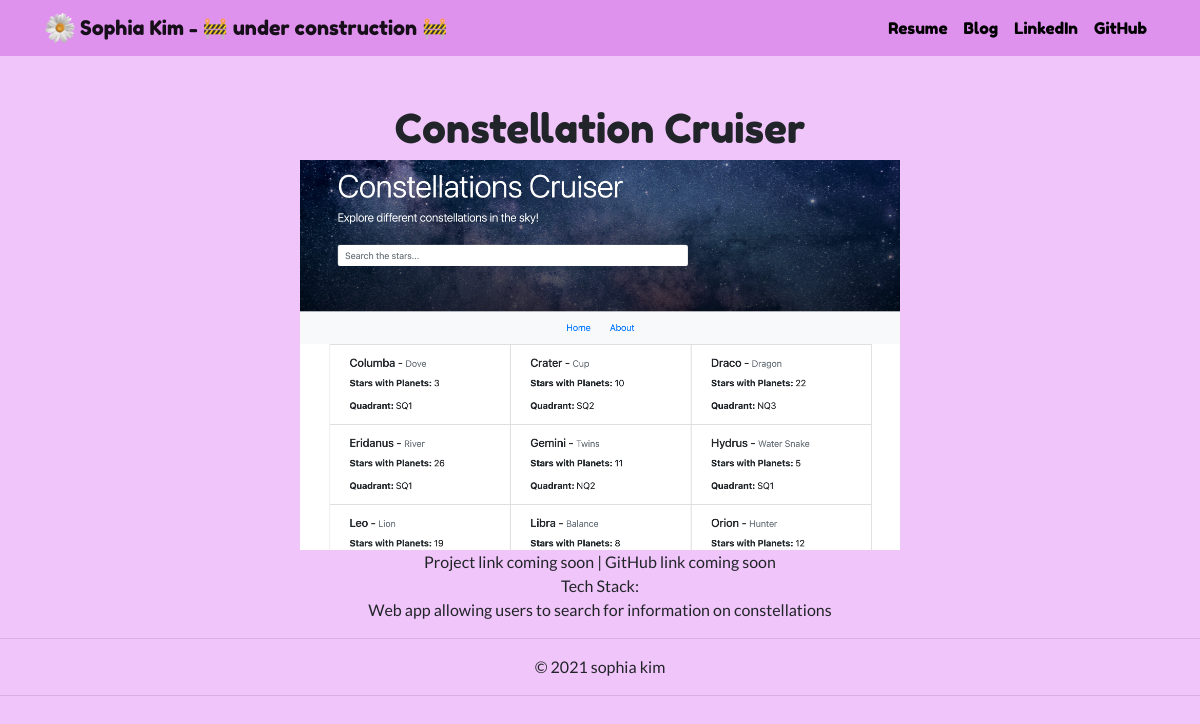
/projects/6/, run on the app's committed database.
### projects/models.py (models this page shows, shortened)
class Project(models.Model):
  title = models.CharField(max_length=100)
  description = models.CharField(max_length=250)
  stack = models.CharField(max_length=100, blank=True)
  image = models.ImageField(upload_to='projects/images/')
  url = models.URLField(blank=True)
  github = models.URLField(blank=True)

### projects/views.py (the view)
# urls.py: path("<int:pk>/", views.project_detail, name="project_detail"),
def project_detail(request, pk):
  project = get_object_or_404(Project, pk=pk)
  return render(request, 'projects/project_detail.html', {'project': project})

### projects/templates/projects/project_detail.html
{% extends 'projects/base.html' %}
{% block content %}
<h1 class="text-center mt-5" id="section-heading">{{ project.title }}</h1>
<img src="{{ project.image.url }}" width="600">
<br>
{% if project.url %}
  <a href="{{ project.url }}">Project Link</a>
{% else %}
  Project link coming soon
{% endif %}
{% if project.github %}
  <a href="{{ project.github }}">| GitHub </a>
{% else %}
  | GitHub link coming soon
{% endif %}
<br>
Tech Stack: {{ project.stack }}
<br>
{{ project.description|safe }}
{% endblock %}

### projects/static/projects/custom.css (style rules this page uses)
body { background-color: #f0c5f9; margin: 0; font-family: 'Lato', sans-serif; text-align: center; }
#section-heading { font-family: 'Fredoka One', cursive; }

### data on the page
Project: title "Constellation Cruiser", image (picture), description "Web app allowing users to search for information on constellations"
